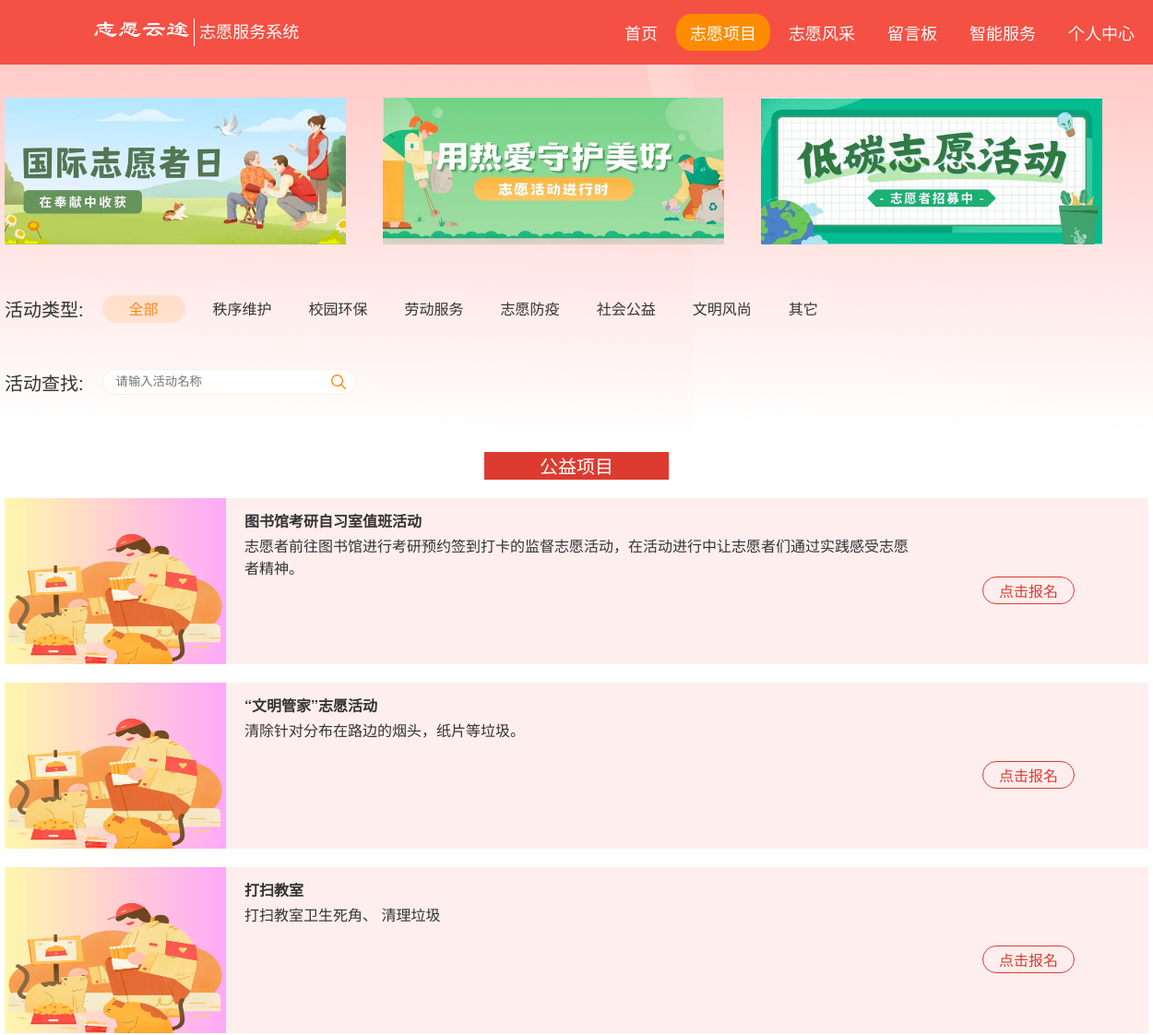
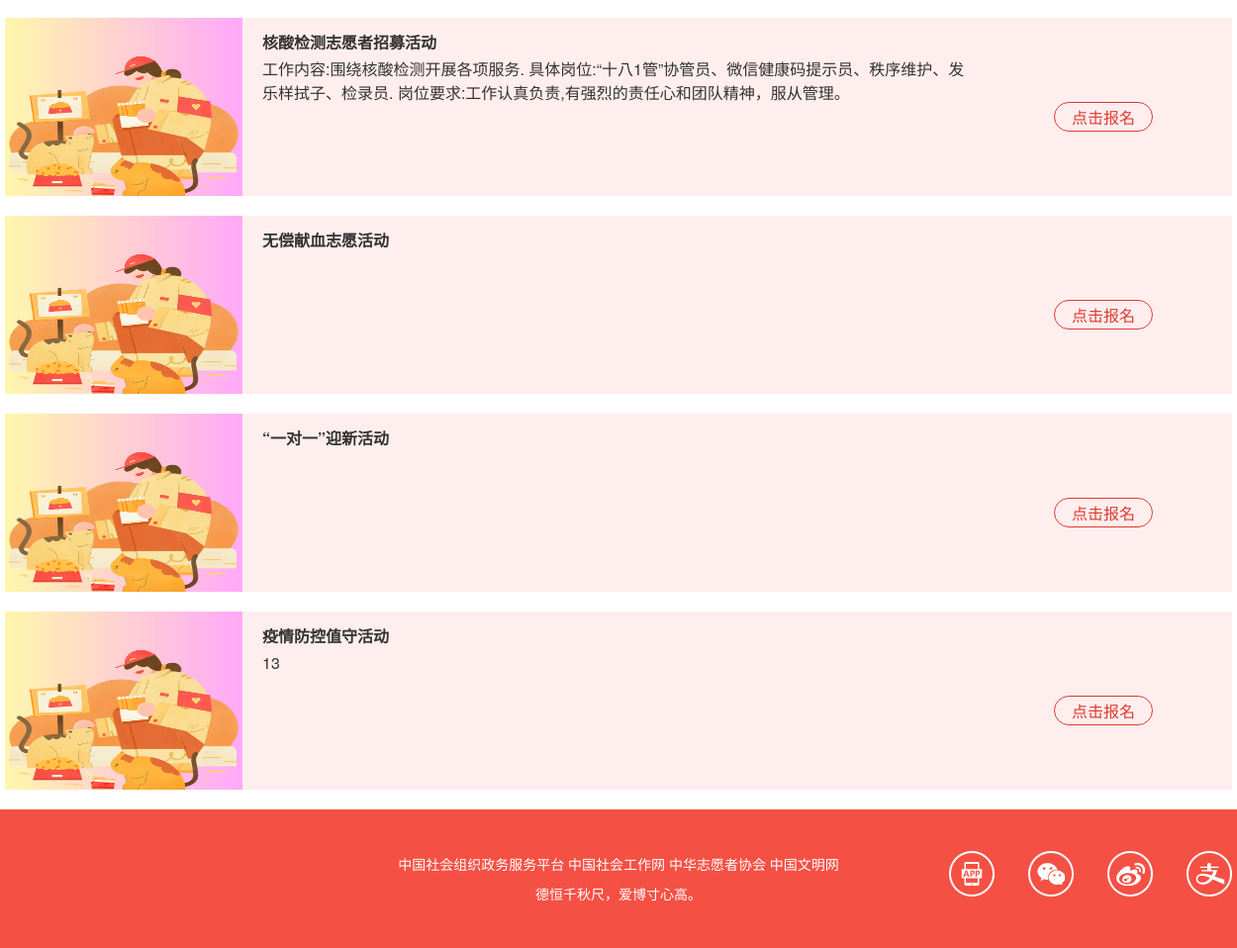
The page /user/act.php on the database its author committed (2 pictures, top to bottom).
### tables this page shows
CREATE TABLE `act_info` (
  `act_id` int(10) UNSIGNED NOT NULL,
  `act_name` varchar(50) NOT NULL,
  `place` varchar(20) NOT NULL,
  `type` varchar(10) NOT NULL,
  `description` text NOT NULL,
  `begin_time` datetime NOT NULL,
  `end_time` datetime NOT NULL,
  `count` int(10) NOT NULL,
  `sign` int(10) DEFAULT '0',
  `reward` varchar(10) NOT NULL,
  `state` enum('待审核','已通过') NOT NULL DEFAULT '待审核'
);

### user/act.php (called while the page is built)
<?php
require './public_function.php';
$link = dbInit();
$select_sql = "select distinct `type` from `act_info`";
$res = fetchAll($select_sql);
foreach ($res as $v) {
    $types[] = $v['type'];
}
array_push($types, '其它');
if (isset($_POST['keyword'])) {
    $keyword = $_POST['keyword'];
    $keyword = mysqli_real_escape_string($link, $keyword);
    $where = "and `act_name` like '%$keyword%'";
} else {
    $where = '';
}
$sql = "select * from `act_info` where `state`='已通过' $where";
$act_info = fetchAll($sql);
require './act_html.php';

### user/public_function.php (called while the page is built, shortened)
<?php
global $link;
function query($sql)
{
    global $link;
    if ($result = mysqli_query($link, $sql)) {
        return $result;
    } else {
        echo 'sql语句执行失败<br>';
        echo '错误的sql语句' . $sql;
        die;
    }
}
function fetchAll($sql)
{
    $res = query($sql);
    $rows = array();
    while ($row = mysqli_fetch_assoc($res)) {
        $rows[] = $row;
    }
    return $rows;
}

### user/act_html.php (the view, shortened to what this page needs)
<!DOCTYPE html>
<html lang="en">
<head>
    <link href="https://cdn.bootcdn.net/ajax/libs/font-awesome/4.7.0/css/font-awesome.min.css" rel="stylesheet">
    <link rel="stylesheet" href="../css/common.css">
    <link rel="stylesheet" href="../css/base.css">
    <link rel="stylesheet" href="../css/act.css">
</head>
<body>
    <div class="header">
        <div class="wrapper">
            <div class="logo">
                <img src="../images/logo2.png" alt="">
                <h1>志愿服务系统</h1>
            </div>
            <div class="nav">
                <ul>
                    <li><a href="index.php">首页</a></li>
                    <li><a href="act.php" class="seed">志愿项目</a></li>
                    <li><a href="news.php">志愿风采</a></li>
                    <li><a href="message.php">留言板</a></li>
                    <li><a href="ai_html_test.php">智能服务</a></li>
                    <li class="indi">
                        <a href="./person/person.php">个人中心</a>
                    </li>
                </ul>
            </div>
        </div>
    </div>
    <div class="main clearfix">
        <div class="wrapper">
            <div class="select">
                <div class="banner">
                    <div class="slide"><a href="https://mp.weixin.qq.com/s/oQtyMffOLBFQ9PBlOzOTWg"><img src="../images/1.jpg" alt=""></a></div>
                    <div class="slide"><a href="https://mp.weixin.qq.com/s/Q51B26vNv3XLueljTXiV_A"><img src="../images/2.jpg" alt=""></a></div>
                    <div class="slide"><a href="https://mp.weixin.qq.com/s/s4D1d7COeB7veV0sqERnBQ"><img src="../images/3.jpg" alt=""></a></div>
                </div>
                <div class="type">
                    <span class="s1">活动类型:</span>
                    <a href="./act.php" class="all">全部</a>
                    <ul>
                        <?php foreach ($types as $v) : ?>
                            <li class="item"><a href="./act_select.php?type=<?php echo $v ?>"><?php echo $v ?></a></li>
                        <?php endforeach ?>
                    </ul>
                </div>
                <div class="find">
                    <span>活动查找:</span>
                    <form action="./act.php" method="POST" onsubmit="return check(this)">
                        <input type=" text" class="search_name" name="keyword" placeholder="请输入活动名称" value="<?php if (isset($_POST['keyword'])) {
                                                                                                            } ?>">
                        <button type="submit" class="search" name="submit"></button>
                    </form>
                </div>
            </div>
        </div>
        <div class="xiangmu wrapper">
            <div class="title"><span>公益项目</span></div>
            <ul>
                <?php foreach ($act_info as $row) : ?>
                    <li>
                        <img src="../images/xt2.png">
                        <p class="p1"><?php echo $row['act_name'] ?></p>
                        <p class="p2"><?php echo $row['description'] ?></p>
                        <a href="./act_sign.php?id=<?php echo $row['act_id'] ?>">点击报名</a>
                    </li>
                <?php endforeach ?>
            </ul>
        </div>
    </div>
    <div class="footer">
        <div class="wrapper">
            <div class="middle">
                <p>中国社会组织政务服务平台 中国社会工作网 中华志愿者协会 中国文明网</p>
                <p>德恒千秋尺，爱博寸心高。</p>
            </div>
            <div class="right">
                <ul>
                    <li class="app"></li>
                    <li class="wechat"></li>
                    <li class="sina"></li>
                    <li class="pay"></li>
                </ul>
            </div>
        </div>
    </div>
</body>
</html>

### css/common.css (style rules this page uses)
.wrapper { width: 1240px; margin: 0 auto; }
.header { height: 70px; background-color: #f55044; }
.header .wrapper { height: 70px; }
.header .logo { float: left; height: 70px; }
.header .logo img { float: left; margin-top: 15px; height: 40px; }
.header .logo h1 { float: left; margin-top: 20px; padding-left: 5px; height: 30px; font-size: 18px; font-weight: 400; color: #fff; border-left: 1.5px solid #fff; }
.header .nav { float: right; }
.header .nav li { float: left; padding-top: 15px; }
.header .nav li a { display: block; padding-left: 15px; padding-right: 15px; margin-left: 5px; height: 40px; line-height: 40px; color: #fff; font-size: 18px; }
.header .nav .indi { position: relative; height: 70px; }
.header .nav li .seed { background-color: #ff8c00; border-radius: 17px; }
.footer { height: 140px; background-color: #f55044; }
.footer .wrapper { position: relative; }
.footer .middle { height: 140px; padding-top: 40px; }
.footer .middle p { line-height: 30px; text-align: center; font-size: 14px; color: #fff; }
.footer .right { position: absolute; right: 0; top: 42px; width: 286px; height: 46px; }
.footer .right li { float: left; margin-right: 34px; width: 46px; height: 46px; }
.footer .right li:last-child { margin-right: 0px; }
.footer .app { background-image: url(../images/contact.png); background-position: 0px 0px; }
.footer .wechat { background-image: url(../images/contact.png); background-position: -46px 0px; }
.footer .sina { background-image: url(../images/contact.png); background-position: -92px 0px; }
.footer .pay { background-image: url(../images/contact.png); background-position: -138px 0px; }

### css/base.css (style rules this page uses)
body, h1, h2, h3, h4, h5, h6, p, ul, ol, li, dl, dt, dd, input { margin: 0; padding: 0; }
* { box-sizing: border-box; }
body { font: 16px/1.5 "Helvetica Neue", Helvetica, Arial, "Microsoft Yahei", "Hiragino Sans GB", "Heiti SC", "WenQuanYi Micro Hei", sans-serif; color: #333; }
ul, ol { list-style: none; }
a { text-decoration: none; color: #333; }
img { vertical-align: middle; }
input { border: none; outline: none; color: #333; }
.clearfix::before, .clearfix::after { content: ""; display: table; }
.clearfix::after { clear: both; }

### css/act.css (style rules this page uses)
.main { background: url(../images/act_bg.png) 0 0 repeat-x }
.select { height: 400px; }
.xiangmu .title { font-size: 20px; color: #fff; text-align: center; }
.xiangmu .title span { display: block; width: 200px; height: 30px; line-height: 30px; margin: auto; background: #dd3b30; margin-top: 20px; }
.xiangmu li { width: 100%; height: 180px; background: #ffeeee; margin-top: 20px; }
.xiangmu li img { width: 240px; height: 180px; float: left; margin-right: 20px; }
.xiangmu li p { width: 720px; float: left; }
.xiangmu li .p1 { font-size: 16px; height: 30px; line-height: 30px; font-weight: bold; overflow: hidden; margin-top: 10px; }
.xiangmu li .p2 { line-height: 24px; height: 96px; overflow: hidden; }
.xiangmu li a { display: block; width: 100px; height: 30px; line-height: 30px; border-radius: 15px; border: 1px solid #dd3b30; float: right; text-align: center; color: #dd3b30; margin-right: 80px; margin-top: 45px; }

### user/act_html.php (style rules this page uses)
.footer { margin-top: 20px; }
.main .banner { width: 100%; height: 200px; }
.banner .slide { float: left; margin: 36px 40px 20px 0; }
.banner .slide img { width: 370px; }
.type { padding-top: 50px; width: 100%; height: 130px; }
.type span, .find span { float: left; font-size: 20px; }
.type .all { float: left; width: 90px; height: 30px; margin-left: 20px; margin-right: 10px; padding: 0 20px; line-height: 30px; text-align: center; font-weight: 500; background-color: rgba(255, 163, 62, .18); border-radius: 16px; color: #FF8713; }
.type ul li { float: left; }
.type ul li a { float: left; padding: 0 20px; height: 30px; line-height: 30px; text-align: center; font-size: 16px; }
.find { position: relative; width: 100%; height: 70px; }
.find .search_name { float: left; width: 275px; height: 28px; margin-left: 20px; padding-left: 14px; border: 1px solid rgba(255, 163, 62, .18); background-color: #FFF; line-height: 28px; border-radius: 14px; }
.find .search { position: absolute; top: 1px; left: 347px; width: 30px; height: 25px; background-image: url(../images/search.png); background-repeat: no-repeat; background-position: center center; background-color: #fff; border: none; border-radius: 14px; }

### rows shown on the page
act_info: act_name "图书馆考研自习室值班活动", description "志愿者前往图书馆进行考研预约签到打卡的监督志愿活动，在活动进行中让志愿者们通过实践感受志愿者精神。"
act_info: act_name "“文明管家”志愿活动", description "清除针对分布在路边的烟头，纸片等垃圾。"
act_info: act_name "打扫教室", description "打扫教室卫生死角、 清理垃圾"
act_info: act_name "核酸检测志愿者招募活动", description "工作内容:围绕核酸检测开展各项服务. 具体岗位:“十八1管”协管员、微信健康码提示员、秩序维护、发乐样拭子、检录员. 岗位要求:工作认真负责,有强烈的责任心和团队精神，服从管理。"
act_info: act_name "无偿献血志愿活动"
act_info: act_name "“一对一”迎新活动"
act_info: act_name "疫情防控值守活动", description "13"

### other values the page prints
$v "秩序维护"
$v "校园环保"
$v "劳动服务"
$v "志愿防疫"
$v "社会公益"
$v "文明风尚"
$v "其它"
